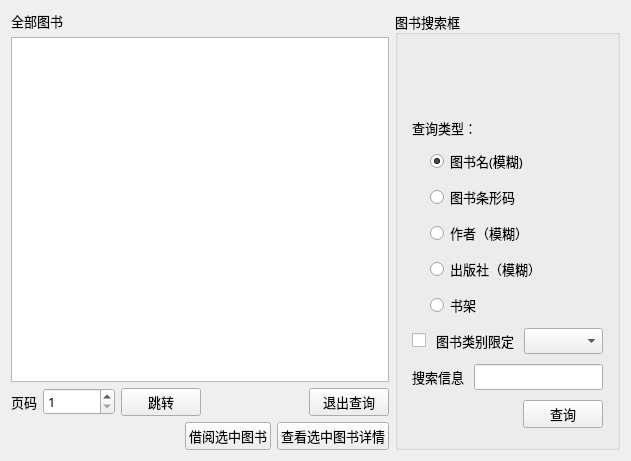
<?xml version="1.0" encoding="UTF-8"?>
<ui version="4.0">
 <class>BookSearchForm</class>
 <widget class="QWidget" name="BookSearchForm">
  <property name="geometry">
   <rect>
    <x>0</x>
    <y>0</y>
    <width>631</width>
    <height>461</height>
   </rect>
  </property>
  <property name="font">
   <font>
    <family>微软雅黑</family>
    <pointsize>10</pointsize>
   </font>
  </property>
  <property name="windowTitle">
   <string>Form</string>
  </property>
  <layout class="QVBoxLayout" name="verticalLayout_4">
   <item>
    <layout class="QHBoxLayout" name="horizontalLayout_10" stretch="2,1">
     <item>
      <layout class="QVBoxLayout" name="verticalLayout">
       <item>
        <layout class="QHBoxLayout" name="horizontalLayout_13">
         <item>
          <widget class="QLabel" name="label_title">
           <property name="font">
            <font>
             <family>微软雅黑</family>
             <pointsize>10</pointsize>
            </font>
           </property>
           <property name="text">
            <string>全部图书</string>
           </property>
          </widget>
         </item>
         <item>
          <spacer name="horizontalSpacer_10">
           <property name="orientation">
            <enum>Qt::Horizontal</enum>
           </property>
           <property name="sizeHint" stdset="0">
            <size>
             <width>40</width>
             <height>20</height>
            </size>
           </property>
          </spacer>
         </item>
        </layout>
       </item>
       <item>
        <widget class="QTableView" name="tv"/>
       </item>
       <item>
        <layout class="QHBoxLayout" name="horizontalLayout_12">
         <item>
          <widget class="QLabel" name="label_9">
           <property name="text">
            <string>页码</string>
           </property>
          </widget>
         </item>
         <item>
          <widget class="QSpinBox" name="spinBox">
           <property name="minimum">
            <number>1</number>
           </property>
           <property name="maximum">
            <number>999999</number>
           </property>
          </widget>
         </item>
         <item>
          <widget class="QPushButton" name="btn_jump">
           <property name="text">
            <string>跳转</string>
           </property>
          </widget>
         </item>
         <item>
          <spacer name="horizontalSpacer_11">
           <property name="orientation">
            <enum>Qt::Horizontal</enum>
           </property>
           <property name="sizeHint" stdset="0">
            <size>
             <width>40</width>
             <height>20</height>
            </size>
           </property>
          </spacer>
         </item>
         <item>
          <widget class="QPushButton" name="btn_showall">
           <property name="text">
            <string>退出查询</string>
           </property>
          </widget>
         </item>
        </layout>
       </item>
       <item>
        <layout class="QHBoxLayout" name="horizontalLayout">
         <item>
          <spacer name="horizontalSpacer">
           <property name="orientation">
            <enum>Qt::Horizontal</enum>
           </property>
           <property name="sizeHint" stdset="0">
            <size>
             <width>40</width>
             <height>20</height>
            </size>
           </property>
          </spacer>
         </item>
         <item>
          <widget class="QPushButton" name="btn_borrow">
           <property name="text">
            <string>借阅选中图书</string>
           </property>
          </widget>
         </item>
         <item>
          <widget class="QPushButton" name="btn_showinfo">
           <property name="text">
            <string>查看选中图书详情</string>
           </property>
          </widget>
         </item>
        </layout>
       </item>
      </layout>
     </item>
     <item>
      <widget class="QGroupBox" name="groupBox">
       <property name="font">
        <font>
         <family>微软雅黑</family>
         <pointsize>10</pointsize>
        </font>
       </property>
       <property name="title">
        <string>图书搜索框</string>
       </property>
       <layout class="QVBoxLayout" name="verticalLayout_3">
        <item>
         <layout class="QVBoxLayout" name="verticalLayout_2">
          <property name="spacing">
           <number>10</number>
          </property>
          <property name="leftMargin">
           <number>5</number>
          </property>
          <property name="topMargin">
           <number>10</number>
          </property>
          <property name="rightMargin">
           <number>5</number>
          </property>
          <property name="bottomMargin">
           <number>10</number>
          </property>
          <item>
           <spacer name="verticalSpacer">
            <property name="orientation">
             <enum>Qt::Vertical</enum>
            </property>
            <property name="sizeHint" stdset="0">
             <size>
              <width>20</width>
              <height>40</height>
             </size>
            </property>
           </spacer>
          </item>
          <item>
           <layout class="QHBoxLayout" name="horizontalLayout_2">
            <item>
             <widget class="QLabel" name="label">
              <property name="text">
               <string>查询类型：</string>
              </property>
             </widget>
            </item>
            <item>
             <spacer name="horizontalSpacer_5">
              <property name="orientation">
               <enum>Qt::Horizontal</enum>
              </property>
              <property name="sizeHint" stdset="0">
               <size>
                <width>40</width>
                <height>20</height>
               </size>
              </property>
             </spacer>
            </item>
           </layout>
          </item>
          <item>
           <layout class="QHBoxLayout" name="horizontalLayout_3">
            <item>
             <widget class="QLabel" name="label_4">
              <property name="text">
               <string/>
              </property>
             </widget>
            </item>
            <item>
             <widget class="QRadioButton" name="radio_name">
              <property name="text">
               <string>图书名(模糊)</string>
              </property>
              <property name="checked">
               <bool>true</bool>
              </property>
             </widget>
            </item>
            <item>
             <spacer name="horizontalSpacer_2">
              <property name="orientation">
               <enum>Qt::Horizontal</enum>
              </property>
              <property name="sizeHint" stdset="0">
               <size>
                <width>40</width>
                <height>20</height>
               </size>
              </property>
             </spacer>
            </item>
           </layout>
          </item>
          <item>
           <layout class="QHBoxLayout" name="horizontalLayout_4">
            <item>
             <widget class="QLabel" name="label_5">
              <property name="text">
               <string/>
              </property>
             </widget>
            </item>
            <item>
             <widget class="QRadioButton" name="radi_barcode">
              <property name="text">
               <string>图书条形码</string>
              </property>
             </widget>
            </item>
            <item>
             <spacer name="horizontalSpacer_3">
              <property name="orientation">
               <enum>Qt::Horizontal</enum>
              </property>
              <property name="sizeHint" stdset="0">
               <size>
                <width>40</width>
                <height>20</height>
               </size>
              </property>
             </spacer>
            </item>
           </layout>
          </item>
          <item>
           <layout class="QHBoxLayout" name="horizontalLayout_5">
            <item>
             <widget class="QLabel" name="label_6">
              <property name="text">
               <string/>
              </property>
             </widget>
            </item>
            <item>
             <widget class="QRadioButton" name="radio_author">
              <property name="text">
               <string>作者（模糊）</string>
              </property>
             </widget>
            </item>
            <item>
             <spacer name="horizontalSpacer_4">
              <property name="orientation">
               <enum>Qt::Horizontal</enum>
              </property>
              <property name="sizeHint" stdset="0">
               <size>
                <width>40</width>
                <height>20</height>
               </size>
              </property>
             </spacer>
            </item>
           </layout>
          </item>
          <item>
           <layout class="QHBoxLayout" name="horizontalLayout_6">
            <item>
             <widget class="QLabel" name="label_7">
              <property name="text">
               <string/>
              </property>
             </widget>
            </item>
            <item>
             <widget class="QRadioButton" name="radio_press">
              <property name="text">
               <string>出版社（模糊）</string>
              </property>
             </widget>
            </item>
            <item>
             <spacer name="horizontalSpacer_6">
              <property name="orientation">
               <enum>Qt::Horizontal</enum>
              </property>
              <property name="sizeHint" stdset="0">
               <size>
                <width>40</width>
                <height>20</height>
               </size>
              </property>
             </spacer>
            </item>
           </layout>
          </item>
          <item>
           <layout class="QHBoxLayout" name="horizontalLayout_7">
            <item>
             <widget class="QLabel" name="label_8">
              <property name="text">
               <string/>
              </property>
             </widget>
            </item>
            <item>
             <widget class="QRadioButton" name="radio_bookshelf">
              <property name="text">
               <string>书架</string>
              </property>
             </widget>
            </item>
            <item>
             <spacer name="horizontalSpacer_8">
              <property name="orientation">
               <enum>Qt::Horizontal</enum>
              </property>
              <property name="sizeHint" stdset="0">
               <size>
                <width>40</width>
                <height>20</height>
               </size>
              </property>
             </spacer>
            </item>
           </layout>
          </item>
          <item>
           <layout class="QHBoxLayout" name="horizontalLayout_8">
            <item>
             <widget class="QCheckBox" name="checkBox">
              <property name="text">
               <string/>
              </property>
             </widget>
            </item>
            <item>
             <widget class="QLabel" name="label_2">
              <property name="text">
               <string>图书类别限定</string>
              </property>
             </widget>
            </item>
            <item>
             <widget class="QComboBox" name="typeBox"/>
            </item>
            <item>
             <spacer name="horizontalSpacer_7">
              <property name="orientation">
               <enum>Qt::Horizontal</enum>
              </property>
              <property name="sizeHint" stdset="0">
               <size>
                <width>40</width>
                <height>20</height>
               </size>
              </property>
             </spacer>
            </item>
           </layout>
          </item>
          <item>
           <layout class="QHBoxLayout" name="horizontalLayout_9">
            <item>
             <widget class="QLabel" name="label_3">
              <property name="text">
               <string>搜索信息</string>
              </property>
             </widget>
            </item>
            <item>
             <widget class="QLineEdit" name="lineEdit"/>
            </item>
           </layout>
          </item>
          <item>
           <layout class="QHBoxLayout" name="horizontalLayout_11">
            <item>
             <spacer name="horizontalSpacer_9">
              <property name="orientation">
               <enum>Qt::Horizontal</enum>
              </property>
              <property name="sizeHint" stdset="0">
               <size>
                <width>40</width>
                <height>20</height>
               </size>
              </property>
             </spacer>
            </item>
            <item>
             <widget class="QPushButton" name="btn_query">
              <property name="text">
               <string>查询</string>
              </property>
             </widget>
            </item>
           </layout>
          </item>
         </layout>
        </item>
       </layout>
      </widget>
     </item>
    </layout>
   </item>
  </layout>
 </widget>
 <resources/>
 <connections/>
</ui>
